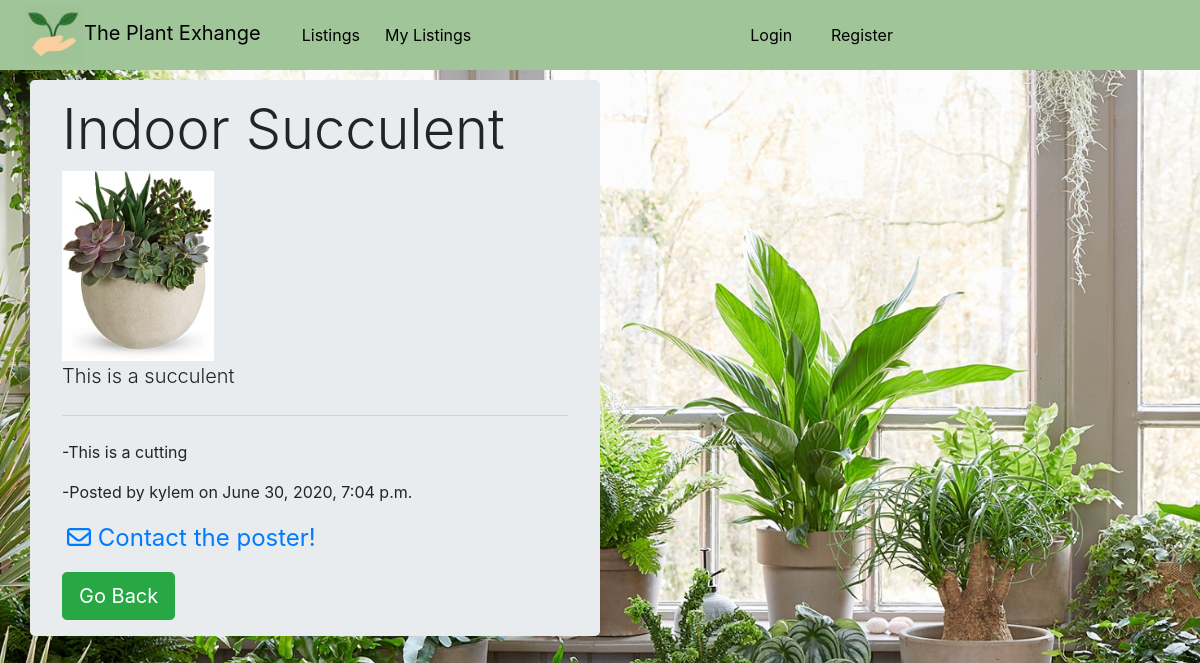
The page /info/11 on the database its author committed.
### plant_exchange/models.py (models this page shows, shortened)
class Plant(models.Model):
    title = models.CharField(max_length=50)
    description = models.CharField(max_length=250, default="This is a succulent")
    display_picture = models.FileField()
    plant_type = models.CharField(max_length = 30, choices=plant_choices, default='Indoor')
    plant_shape = models.CharField(max_length = 30, choices=plant_style, default='Cutting')
    uploader = models.ForeignKey(User,on_delete=models.CASCADE, related_name="plant_uploader")
    created_at = models.DateTimeField(auto_now_add=True)
    updated_at = models.DateTimeField(auto_now=True)

### plant_exchange/views.py (the view)
# urls.py: path("info/<int:id>", views.info, name="info"),
def info(request, id):
    context = {
        'plant': Plant.objects.get(pk = id),
    }
    return render(request, 'info.html', context)

### plant_exchange/templates/info.html (shortened to what this page needs)
    {% extends "layout.html" %}
    {% block body %}
    <div class="jumbotron">
        <h1 class="display-4">{{plant.plant_type}} {{plant.title}}</h1>
        <img src="{{ plant.display_picture.url }}" class="img_info_size"/>
        <p class="lead">{{plant.description}}</p>
        <hr class="my-4">
        <p>-This is a {{plant.plant_shape}}</p>
        <p>-Posted by {{plant.uploader}} on {{plant.created_at}}</p>
        <p><a id ="mail" href="mailto:{{plant.uploader.email}}" target="_blank"
            ><i id="icon" class="far fa-envelope"></i> Contact the poster!</a></p>
        <a class="btn btn-success btn-lg" href="/" role="button">Go Back</a>
    </div>
    {% endblock %}

### plant_exchange/static/style.css (style rules this page uses)
body { background-image: url("./plants.jpg"); height: 100%; background-repeat: no-repeat; background-size: cover; margin-top: 5rem; background-attachment: fixed; }
.img_info_size { width:30% }
.jumbotron { padding: 1rem 2rem; width: 50%; }
#icon { font-size: 3vh; }
#mail { font-size: 3vh; margin-left: 1%; }

### rows shown on the page
Plant: plant_type "Indoor", title "Succulent", display_picture (picture), description "This is a succulent", plant_shape "cutting", uploader "kylem", created_at "June 30, 2020, 7:04 p.m."
